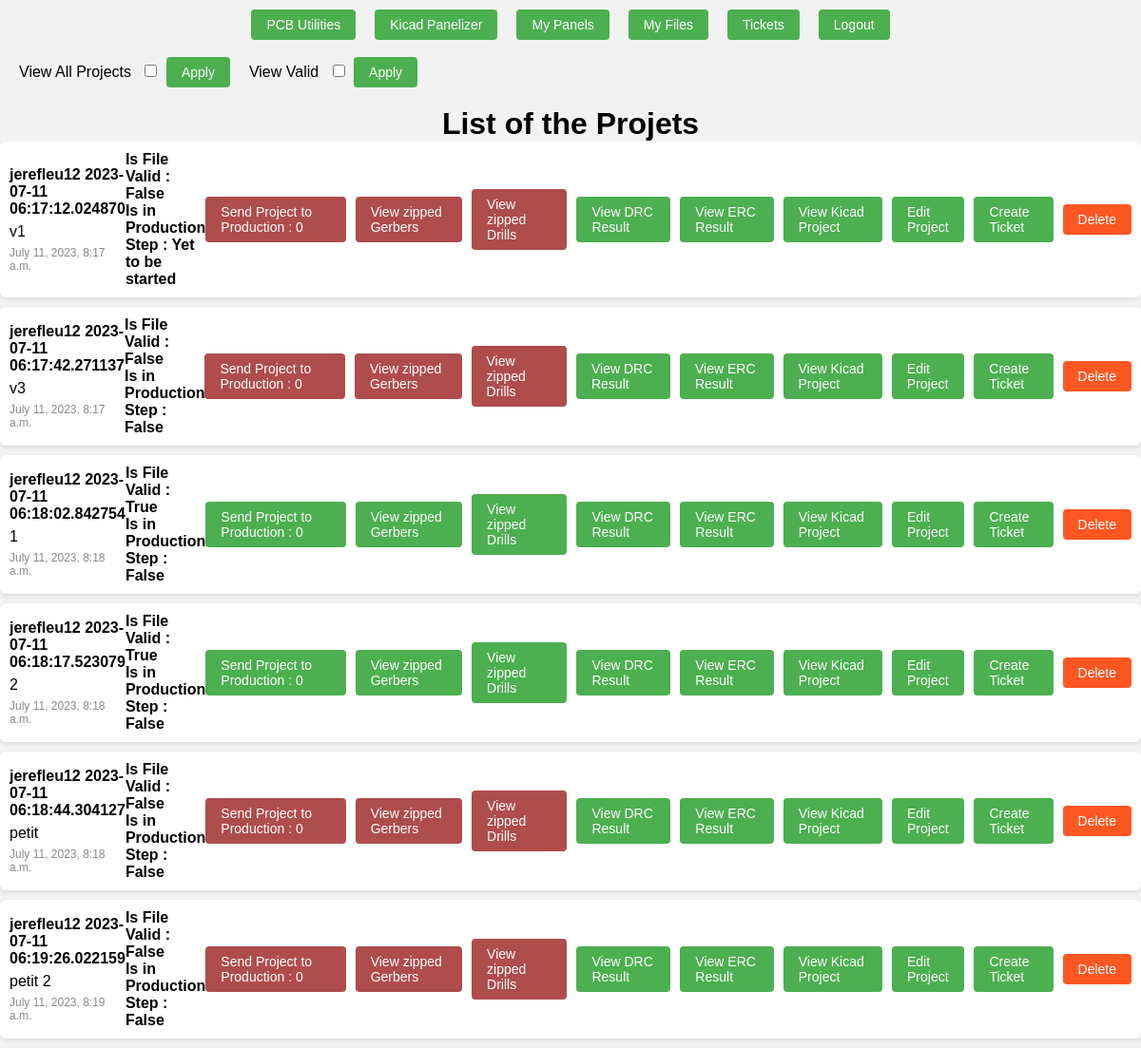
The page /user-files/ (signed in) on the database as committed earlier.
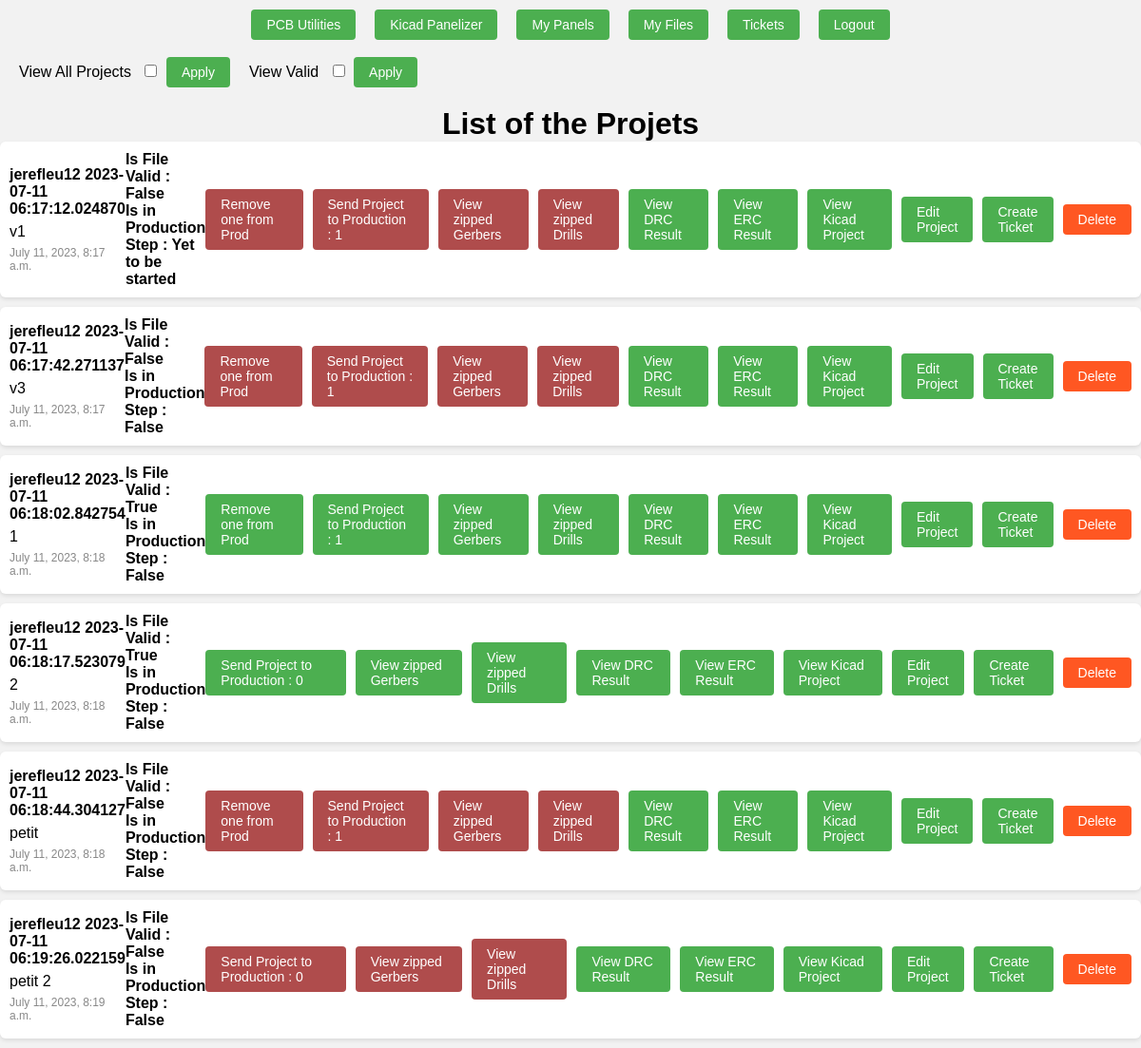
The same page on the database as committed later.
### myapp/models.py (models this page shows, shortened)
class ResultFile(models.Model):
    user = models.ForeignKey(User, on_delete=models.CASCADE)
    uploaded_file = models.ForeignKey(UploadedFile, on_delete=models.CASCADE, default=None)
    zippedGerbers = models.FileField(upload_to='uploads/')
    zippedDrills = models.FileField(upload_to='uploads/')
    DRCresult = models.FileField(upload_to='uploads/')
    ERCresult = models.FileField(upload_to='uploads/')
    pdf_file = models.FileField(upload_to='uploads/', default='uploads/test.pdf')
    description = models.TextField(max_length=100, default='')
    uploaded_at = models.DateTimeField(auto_now_add=True)
    filename = models.TextField(max_length=100, default='')
    valid = models.BooleanField(default=False)
    version = models.IntegerField(default=1)
    locked = models.BooleanField(default=False)
    Errors = models.OneToOneField(Drc_error, on_delete=models.CASCADE)
    isToProduce = models.BooleanField(default=False)
    isInProduction = models.BooleanField(default=False)
    isProduced = models.BooleanField(default=False)
    amount = models.IntegerField(default=0)
    productionStep = models.CharField(
        max_length=17,
        choices=ProductionStep.choices,
        default=ProductionStep.OPTION_1
    )

### myapp/views.py (the view)
# urls.py: path('user-files/', user_files, name='user_files'),
def user_files(request):
    user = request.user  # Get the currently logged-in user
    selected_files = request.POST.getlist('selected_files')
    board_height = request.POST.getlist('board_height')
    board_width = request.POST.getlist('board_width')
    view_all_project = request.POST.get('view_all_project', False) == 'on'
    view_valid = request.POST.get('view_valid', False) == 'on'
    if user.is_staff and view_all_project:
        result_files = ResultFile.objects.all()
    else:
        result_files = ResultFile.objects.filter(user=user)
    if view_valid: result_files = result_files.filter(valid=True)
    files = []
    for result_file in result_files:
        ticket = Ticket.objects.filter(result_file=result_file).first()
        files.append({'upload_file': result_file, 'ticket': ticket})
    if len(files) == 0: files = None
    return render(request, 'user_files.html', {'selected_files':selected_files, 'board_height':board_height, 'board_width':board_width, 'files':files, 'view_all_project': view_all_project, 'view_valid':view_valid,})

### myapp/templates/user_files.html (shortened to what this page needs)
{% load static %}
{% include 'header.html' %}
<!DOCTYPE html>
<html>
<head>
  <link rel="stylesheet" type="text/css" href="{% static 'css/user_files.css' %}">
</head>
<body>
<div class="form-container">
  {% if user.is_staff %}
  <form method="POST" action="{% url 'user_files' %}">
    <label for="view_all_project">View All Projects</label>
    <input type="checkbox" id="view_all_project" name="view_all_project" {% if view_all_project %}checked="checked"{% endif %}>
    <button type="submit">Apply</button>
  </form>
  {% endif %}
  <form method="POST" action="{% url 'user_files' %}">
    <label for="view_valid">View Valid</label>
    <input type="checkbox" id="view_valid" name="view_valid" {% if view_valid %}checked="checked"{% endif %}>
    <button type="submit">Apply</button>
  </form>
</div>
{% if user.is_staff %}
<h1>List of the Projets</h1>
{% else %}
<h1>List of your Projets</h1>
{% endif %}
{% if files%}
<ul class="file-list">
  {% for file in files  %}
    <li class="file-item">
      <div class="file-details">
        <p class="file-name">{{ file.upload_file.filename}}</p>
        <p class="file-description">{{ file.upload_file.description }}</p>
        <p class="file-date">{{ file.upload_file.uploaded_at }}</p>
      </div>
      <div class="file-details">
        <a class="file-valid">Is File Valid : {{ file.upload_file.valid }}</a>
        <br>
        {% if file.upload_file.isInProduction %}
          <a class="file-valid">Is in Production Step : {{ file.upload_file.productionStep }}</a>
        {% else %}
          <a class="file-valid">Is in Production Step : {{ file.upload_file.isInProduction }}</a>
        {% endif %}
      </div>
      {% if file.upload_file.valid %}
        {% if file.upload_file.amount != 0 %}
          <a href="{% url 'remove_project_prod' project_id=file.upload_file.id %}" class="file-button">Remove one from Prod</a>
        {% endif %}
        <a href="{% url 'send_project_prod' project_id=file.upload_file.id %}" class="file-button">Send Project to Production : {{ file.upload_file.amount }}</a>
        <a href="{% url 'view_file' file_id=file.upload_file.id file_type='zippedGerbers' %}" class="file-button">View zipped Gerbers</a>
        <a href="{% url 'view_file' file_id=file.upload_file.id file_type='zippedDrills' %}" class="file-button">View zipped Drills</a>
      {% else %}
        {%if user.is_staff %}
          {% if file.upload_file.amount != 0 %}
            <a href="{% url 'remove_project_prod' project_id=file.upload_file.id %}" class="file-button-staff">Remove one from Prod</a>
          {% endif %}
          <a href="{% url 'send_project_prod' project_id=file.upload_file.id %}" class="file-button-staff">Send Project to Production : {{ file.upload_file.amount }}</a>
          <a href="{% url 'view_file' file_id=file.upload_file.id file_type='zippedGerbers' %}" class="file-button-staff">View zipped Gerbers</a>
          <a href="{% url 'view_file' file_id=file.upload_file.id file_type='zippedDrills' %}" class="file-button-staff">View zipped Drills</a>
        {% endif %}
      {% endif %}
      <a href="{% url 'view_file' file_id=file.upload_file.id file_type='DRCresult' %}" class="file-button">View DRC Result</a>
      <a href="{% url 'view_file' file_id=file.upload_file.id file_type='ERCresult' %}" class="file-button">View ERC Result</a>
      <a href="{% url 'view_file' file_id=file.upload_file.id file_type='uploaded_file' %}" class="file-button">View Kicad Project</a>
      {% if file.ticket %}
        <a href="{% url 'gerber_edit' file_id=file.upload_file.id ticket_id=file.ticket.id%}" class="file-button">Edit Project</a>
        <a href="{% url 'open_ticket' file_id=file.upload_file.id %}"class="file-button">Open Ticket</a>
      {% else %}
        <a href="{% url 'gerber_edit' file_id=file.upload_file.id%}" class="file-button">Edit Project</a>
        <a href="{% url 'ticket_create' file_id=file.upload_file.id %}"class="file-button">Create Ticket</a>
      {% endif %}
      <button class="delete-button" data-file-type="result_file" data-file-id="{{ file.upload_file.id }}">Delete</button>
    </li>
  {% empty %}
    <li>No files uploaded yet.</li>
  {% endfor %}
</ul>
{% else %}
<p>No files uploaded yet.</p>
{% endif %}
</body>
</html>

### myapp/templates/header.html
{% load static %}
<link rel="stylesheet" type="text/css" href="{% static 'css/header.css' %}">
<div class="header">
  {% if user.is_authenticated %}
    <button onclick="window.location.href='{% url 'logged_home' %}'">PCB Utilities</button>
    {% if user.is_staff %}
    <button onclick="window.location.href='{% url 'panelizer_kicad' %}'">Kicad Panelizer</button>
    {% endif %}
    <button onclick="window.location.href='{% url 'user_panels' %}'">My Panels</button>
    <button onclick="window.location.href='{% url 'user_files' %}'">My Files</button>
    <button onclick="window.location.href='{% url 'ticket_list' %}'">Tickets</button>
    <button onclick="window.location.href='{% url 'cas_ng_logout' %}'">Logout</button>
  {% else %}
    <button onclick="window.location.href='{% url 'cas_ng_login' %}'">Login</button>
  {% endif %}
</div>

### static/css/header.css (style rules this page uses)
.header { display: flex; justify-content: center; align-items: center; background-color: #f2f2f2; padding: 10px; position: fixed; top: 0; width: 100%; z-index: 9999; }
.header button { background-color: #4caf50; color: white; border: none; border-radius: 4px; padding: 8px 16px; font-size: 14px; cursor: pointer; margin: 0 10px; }
body { margin-top: 60px; }

### static/css/user_files.css (style rules this page uses)
* { margin: 0; padding: 0; box-sizing: border-box; }
body { background-color: #f2f2f2; font-family: Arial, sans-serif; }
h1 { text-align: center; margin-top: 20px; }
.form-container { display: flex; align-items: center; margin-bottom: 20px; margin-left: 20px; }
.form-container form { margin-right: 20px }
.form-container label { margin-right: 10px; }
.form-container input[type="checkbox"] { margin-right: 5px; }
.form-container button { background-color: #4caf50; color: white; border: none; border-radius: 4px; padding: 8px 16px; font-size: 14px; cursor: pointer; }
.file-list { list-style-type: none; padding: 0; }
.file-item { display: flex; align-items: center; padding: 10px; background-color: #ffffff; border-radius: 6px; margin-bottom: 10px; box-shadow: 0 2px 4px rgba(0, 0, 0, 0.1); }
.file-details { flex: 1; }
.file-valid { font-weight: bold; margin-bottom: 6px; }
.file-name { font-weight: bold; margin-bottom: 6px; }
.file-description { margin-bottom: 6px; }
.file-date { color: #888888; font-size: 12px; }
.file-button { background-color: #4caf50; color: #ffffff; border: none; border-radius: 4px; padding: 8px 16px; font-size: 14px; cursor: pointer; margin-right: 10px; text-decoration: none; }
.file-button-staff { background-color: #af4c4c; color: #ffffff; border: none; border-radius: 4px; padding: 8px 16px; font-size: 14px; cursor: pointer; margin-right: 10px; text-decoration: none; }
.delete-button { background-color: #ff5722; color: #ffffff; border: none; border-radius: 4px; padding: 8px 16px; font-size: 14px; cursor: pointer; }

Rows that differ between the two databases and show on the page:
changed ResultFile "jerefleu12 2023-07-11 06:17:12.024870": upload_file.amount "0" → "1"; now shows "Remove one from Prod"
changed ResultFile "jerefleu12 2023-07-11 06:17:42.271137": upload_file.amount "0" → "1"; now shows "Remove one from Prod"
changed ResultFile "jerefleu12 2023-07-11 06:18:02.842754": upload_file.amount "0" → "1"; now shows "Remove one from Prod"
changed ResultFile "jerefleu12 2023-07-11 06:18:44.304127": upload_file.amount "0" → "1"; now shows "Remove one from Prod"
